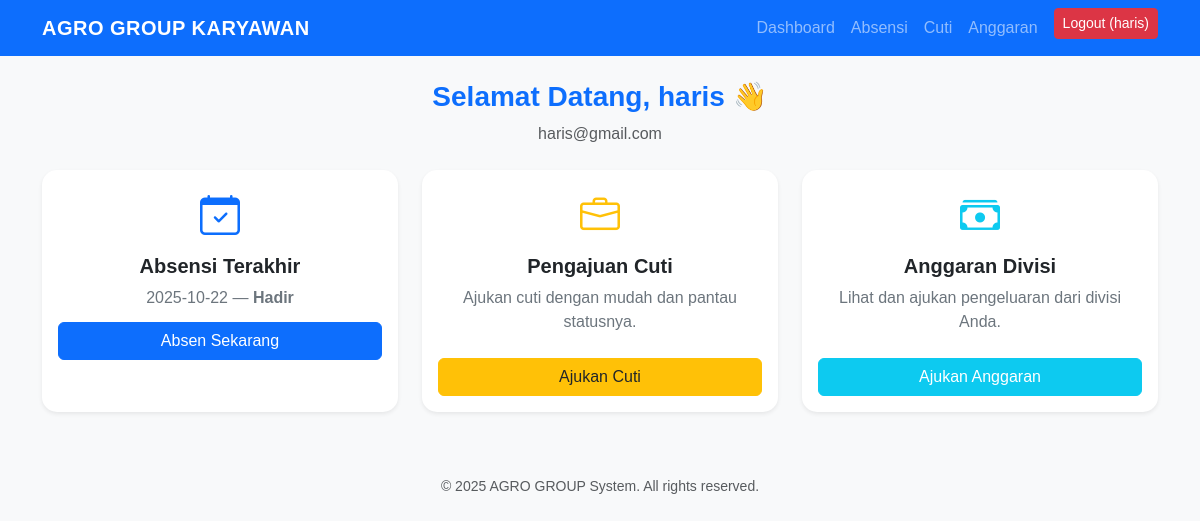
Page /karyawan/dashboard.php (signed in) on the committed database.
### tables this page shows
CREATE TABLE `karyawan` (
  `id` int(11) NOT NULL,
  `nama` varchar(100) NOT NULL,
  `email` varchar(100) NOT NULL,
  `password` varchar(255) NOT NULL,
  `role` enum('admin','karyawan') DEFAULT 'karyawan',
  `sisa_cuti` int(11) DEFAULT 4
);

CREATE TABLE `absensi` (
  `id` int(11) NOT NULL,
  `karyawan_id` int(11) NOT NULL,
  `tanggal` date NOT NULL,
  `status` enum('Hadir','Izin','Sakit','Alpha') DEFAULT 'Hadir'
);

### karyawan/dashboard.php (the view, shortened to what this page needs)
<?php
require '../config/db.php';
$uid = $_SESSION['user_id'];
$stmt_user = $conn->prepare("SELECT nama, email FROM karyawan WHERE id=?");
$stmt_user->bind_param("i", $uid);
$stmt_user->execute();
$user = $stmt_user->get_result()->fetch_assoc();
$stmt_absen = $conn->prepare("SELECT tanggal, status FROM absensi WHERE karyawan_id=? ORDER BY tanggal DESC LIMIT 1");
$stmt_absen->bind_param("i", $uid);
$stmt_absen->execute();
$absen = $stmt_absen->get_result()->fetch_assoc();
?>
<!DOCTYPE html>
<html lang="id">
<head>
  <link href="https://cdn.jsdelivr.net/npm/bootstrap@5.3.3/dist/css/bootstrap.min.css" rel="stylesheet">
  <link href="https://cdn.jsdelivr.net/npm/bootstrap-icons@1.10.5/font/bootstrap-icons.css" rel="stylesheet">
  <link href="../assets/css/style.css" rel="stylesheet">
</head>
<body class="bg-light">
<?php include '../includes/navbar.php'; ?>
<div class="container mt-4">
  <div class="text-center mb-4">
    <h3 class="fw-bold text-primary">Selamat Datang, <?= htmlspecialchars($user['nama']); ?> 👋</h3>
    <p class="text-muted"><?= htmlspecialchars($user['email']); ?></p>
  </div>
  <div class="row g-4">
    <div class="col-md-6 col-lg-4">
      <div class="card border-0 shadow-sm h-100">
        <div class="card-body text-center">
          <div class="text-primary fs-1 mb-2"><i class="bi bi-calendar-check"></i></div>
          <h5 class="fw-bold mb-2">Absensi Terakhir</h5>
          <?php if($absen): ?>
            <p class="text-secondary mb-1"><?= $absen['tanggal']; ?> — <span class="fw-semibold"><?= $absen['status']; ?></span></p>
          <?php else: ?>
            <p class="text-muted">Belum ada absensi</p>
          <?php endif; ?>
          <a href="absensi.php" class="btn btn-primary mt-2 w-100">Absen Sekarang</a>
        </div>
      </div>
    </div>
    <div class="col-md-6 col-lg-4">
      <div class="card border-0 shadow-sm h-100">
        <div class="card-body text-center">
          <div class="text-warning fs-1 mb-2"><i class="bi bi-briefcase"></i></div>
          <h5 class="fw-bold mb-2">Pengajuan Cuti</h5>
          <p class="text-secondary">Ajukan cuti dengan mudah dan pantau statusnya.</p>
          <a href="cuti_ajukan.php" class="btn btn-warning text-dark mt-2 w-100">Ajukan Cuti</a>
        </div>
      </div>
    </div>
    <div class="col-md-6 col-lg-4">
      <div class="card border-0 shadow-sm h-100">
        <div class="card-body text-center">
          <div class="text-info fs-1 mb-2"><i class="bi bi-cash-stack"></i></div>
          <h5 class="fw-bold mb-2">Anggaran Divisi</h5>
          <p class="text-secondary">Lihat dan ajukan pengeluaran dari divisi Anda.</p>
          <a href="anggaran_ajukan.php" class="btn btn-info text-white mt-2 w-100">Ajukan Anggaran</a>
        </div>
      </div>
    </div>
  </div>
</div>
<footer class="text-center mt-5 py-3 text-muted small">
  &copy; <?= date('Y'); ?> AGRO GROUP System. All rights reserved.
</footer>
</body>
</html>

### assets/css/style.css (style rules this page uses)
body { font-family: 'Poppins', sans-serif; background-color: #f8f9fb; }
.card { border-radius: 15px; transition: transform 0.2s ease, box-shadow 0.2s ease; }
footer { margin-top: 50px; color: #888; }

### rows in the picture
karyawan: nama "haris", email "haris@gmail.com"
absensi: tanggal "2025-10-22", status "Hadir"

### other values in the picture
$role "KARYAWAN"
$nama "haris"
